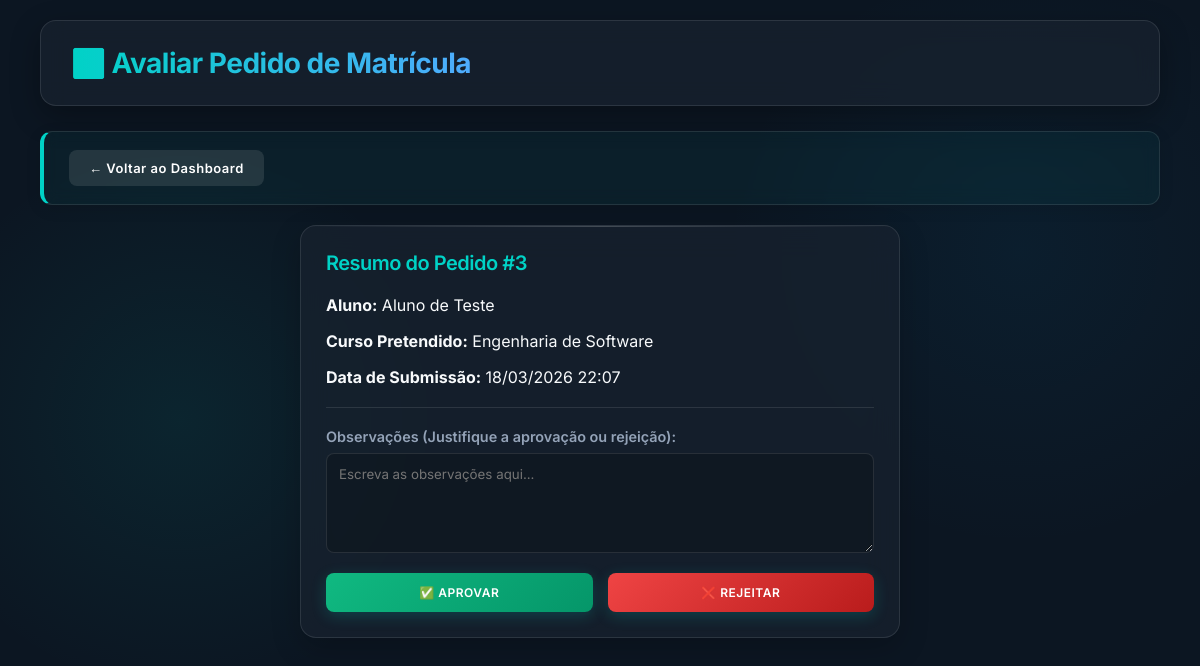
The app's page /aula02/validar_matricula.php?id=3 (signed in) with its own data.
### tables this page shows
CREATE TABLE `matriculas` (
  `id` int(11) NOT NULL,
  `utilizador_id` int(11) NOT NULL,
  `curso_id` int(11) NOT NULL,
  `data_pedido` timestamp NOT NULL DEFAULT current_timestamp(),
  `estado` varchar(20) DEFAULT 'Pendente',
  `validado_por` int(11) DEFAULT NULL,
  `data_decisao` datetime DEFAULT NULL,
  `data_submissao` datetime DEFAULT current_timestamp(),
  `observacoes` text DEFAULT NULL
);

CREATE TABLE `usuarios` (
  `id` int(11) NOT NULL,
  `nome` varchar(100) NOT NULL,
  `email` varchar(100) NOT NULL,
  `senha` varchar(255) NOT NULL,
  `nivel` enum('admin','aluno') NOT NULL DEFAULT 'aluno',
  `perfil` enum('Aluno','Funcionário','Gestor') DEFAULT 'Aluno'
);

CREATE TABLE `cursos` (
  `Id_cursos` int(11) NOT NULL,
  `Nome` varchar(100) NOT NULL,
  `duracao` int(11) NOT NULL,
  `descricao` text DEFAULT NULL,
  `data_cadastro` timestamp NOT NULL DEFAULT current_timestamp()
);

### aula02/validar_matricula.php (the view, shortened to what this page needs)
<?php
require_once 'config.php';
$id_matricula = intval($_GET['id'] ?? $_POST['id_matricula']);
$sql = "SELECT m.*, u.nome as aluno, c.Nome as curso_nome
        FROM matriculas m
        JOIN usuarios u ON m.utilizador_id = u.id
        JOIN cursos c ON m.curso_id = c.Id_cursos
        WHERE m.id = ?";
$stmt = $conn->prepare($sql);
$stmt->bind_param("i", $id_matricula);
$stmt->execute();
$mat = $stmt->get_result()->fetch_assoc();
?>
<!DOCTYPE html>
<html lang="pt">
<head>
    <link rel="stylesheet" href="estilos.css">
</head>
<body>
    <div class="header-box">
        <h1>✅ Avaliar Pedido de Matrícula</h1>
    </div>
    <div class="user-bar" style="margin-bottom: 20px;">
        <a href="dashboard.php" style="background: rgba(255,255,255,0.1); box-shadow: none;">← Voltar ao Dashboard</a>
    </div>
    <div class="container" style="max-width: 600px; margin: 0 auto; display: block;">
        <div class="box">
            <h3 style="color: var(--primary);">Resumo do Pedido #<?= $mat['id'] ?></h3>
            <p><strong>Aluno:</strong> <?= htmlspecialchars($mat['aluno']) ?></p>
            <p><strong>Curso Pretendido:</strong> <?= htmlspecialchars($mat['curso_nome']) ?></p>
            <p><strong>Data de Submissão:</strong> <?= date('d/m/Y H:i', strtotime($mat['data_submissao'] ?? $mat['data_pedido'])) ?></p>
            <hr style="border:0; border-top:1px solid var(--border-light); margin:20px 0;">
            <form method="POST">
                <label style="display:block; margin-bottom:8px; font-weight:600; color:var(--text-muted); font-size:0.9rem;">
                    Observações (Justifique a aprovação ou rejeição):
                </label>
                <textarea name="observacoes" placeholder="Escreva as observações aqui..." required
                          style="width: 100%; height: 100px; padding: 12px; border-radius: 8px; border: 1px solid var(--border-light); background: rgba(0, 0, 0, 0.2); color: white; box-sizing: border-box; font-family: 'Inter', sans-serif; resize: vertical; margin-bottom: 20px;"></textarea>
                <div style="display: flex; gap: 15px;">
                    <button type="submit" name="decisao" value="Aprovada" class="btn" style="flex: 1; background: linear-gradient(135deg, var(--success), #059669);">✅ Aprovar</button>
                    <button type="submit" name="decisao" value="Rejeitada" class="btn" style="flex: 1; background: linear-gradient(135deg, var(--danger), #b91c1c);">❌ Rejeitar</button>
                </div>
            </form>
        </div>
    </div>
</body>
</html>

### aula02/estilos.css (style rules this page uses)
:root { --primary: #00d2c6; --primary-hover: #00a4aa; --primary-dark: #007bb5; --bg-main: #0c1622; --bg-card: rgba(25, 35, 48, 0.7); --bg-card-hover: rgba(30, 45, 60, 0.9); --border-light: rgba(255, 255, 255, 0.1); --text-main: #f8fafc; --text-muted: #94a3b8; --danger: #ef4444; --danger-hover: #dc2626; --success: #10b981; }
body { font-family: 'Inter', sans-serif; margin: 0; padding: 20px 40px; background-color: var(--bg-main); background-image: radial-gradient(circle at 15% 50%, rgba(0, 210, 198, 0.08), transparent 25%), radial-gradient(circle at 85% 30%, rgba(0, 123, 181, 0.08), transparent 25%); background-attachment: fixed; color: var(--text-main); min-height: 100vh; }
.header-box { background: var(--bg-card); backdrop-filter: blur(12px); -webkit-backdrop-filter: blur(12px); border: 1px solid var(--border-light); padding: 25px 30px; border-radius: 16px; margin-bottom: 25px; box-shadow: 0 10px 30px rgba(0, 0, 0, 0.3); width: 100%; box-sizing: border-box; display: flex; align-items: center; }
.header-box h1 { margin: 0; font-weight: 700; font-size: 28px; background: linear-gradient(to right, var(--primary), #4facfe); -webkit-background-clip: text; background-clip: text; -webkit-text-fill-color: transparent; letter-spacing: -0.5px; }
.user-bar { background: rgba(0, 210, 198, 0.05); backdrop-filter: blur(8px); padding: 18px 25px; border-radius: 12px; margin-bottom: 35px; border-left: 4px solid var(--primary); border-top: 1px solid var(--border-light); border-right: 1px solid var(--border-light); border-bottom: 1px solid var(--border-light); display: flex; justify-content: space-between; align-items: center; box-shadow: 0 4px 15px rgba(0, 0, 0, 0.1); }
.user-bar a { color: white; background: linear-gradient(135deg, var(--danger), #b91c1c); padding: 10px 20px; border-radius: 8px; text-decoration: none; font-weight: 600; font-size: 13px; letter-spacing: 0.5px; transition: all 0.3s ease; box-shadow: 0 4px 10px rgba(239, 68, 68, 0.3); }
.container { display: flex; gap: 30px; align-items: flex-start; }
.box { background: var(--bg-card); backdrop-filter: blur(16px); -webkit-backdrop-filter: blur(16px); border: 1px solid var(--border-light); border-radius: 16px; box-shadow: 0 10px 30px rgba(0, 0, 0, 0.2); padding: 25px; flex: 1; min-width: 0; box-sizing: border-box; transition: all 0.3s ease; overflow: hidden; position: relative; color: var(--text-main); }
.box::before { content: ''; position: absolute; top: 0; left: 0; right: 0; height: 1px; background: linear-gradient(90deg, transparent, rgba(255,255,255,0.2), transparent); }
.box h2, .box h3 { margin-top: 0; margin-bottom: 20px; font-weight: 600; color: white; font-size: 1.25rem; letter-spacing: -0.5px; display: flex; align-items: center; gap: 10px; }
.btn, button { background: linear-gradient(135deg, var(--primary), var(--primary-dark)); color: white; padding: 12px 20px; border-radius: 8px; border: none; font-weight: 600; cursor: pointer; text-transform: uppercase; font-size: 12px; letter-spacing: 0.5px; transition: all 0.3s ease; box-shadow: 0 4px 15px rgba(0, 210, 198, 0.2); font-family: 'Inter', sans-serif; }
form { display: flex; flex-direction: column; }
a { transition: opacity 0.3s ease; }

### records on screen
matriculas: id "3", utilizador.nome "Aluno de Teste", curso.Nome "Engenharia de Software", data_submissao "18/03/2026 22:07"
